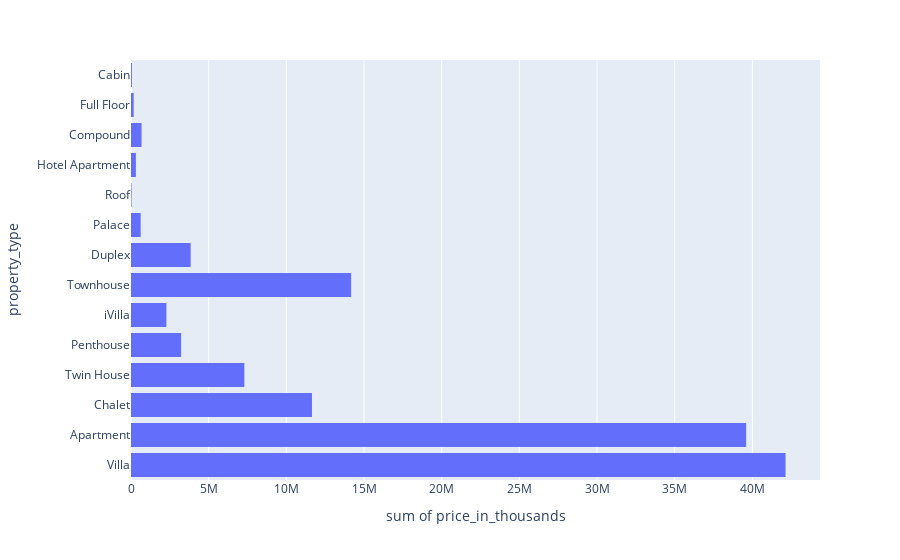

Notebook cell for this chart:
### Code cell
# the figure below show how the Inconsistency of the property price , 
# price of villa and apartment is too hight and the price of hotel apartment and roof is to low ,
# that came from the area of this property
px.histogram(df,x='price_in_thousands',y='property_type')

### Figure 1 — Plotly figure (JSON) as saved in the notebook; plotly's stock layout.template omitted (floating-point values rounded to 4 significant figures; data arrays with more than 128 entries replaced by an {"elided": "..."} marker saying what was removed)
{"data": [{"alignmentgroup": "True", "bingroup": "y", "histfunc": "sum", "hovertemplate": "sum of price_in_thousands=%{x}<br>property_type=%{y}<extra></extra>", "legendgroup": "", "marker": {"color": "#636efa", "pattern": {"shape": ""}}, "name": "", "offsetgroup": "", "orientation": "h", "showlegend": false, "type": "histogram", "x": {"elided": "10939 float values"}, "xaxis": "x", "y": {"elided": "10939 str values"}, "yaxis": "y"}], "layout": {"barmode": "relative", "legend": {"tracegroupgap": 0}, "margin": {"t": 60}, "xaxis": {"anchor": "y", "domain": [0, 1], "title": {"text": "sum of price_in_thousands"}}, "yaxis": {"anchor": "x", "domain": [0, 1], "title": {"text": "property_type"}}}}
